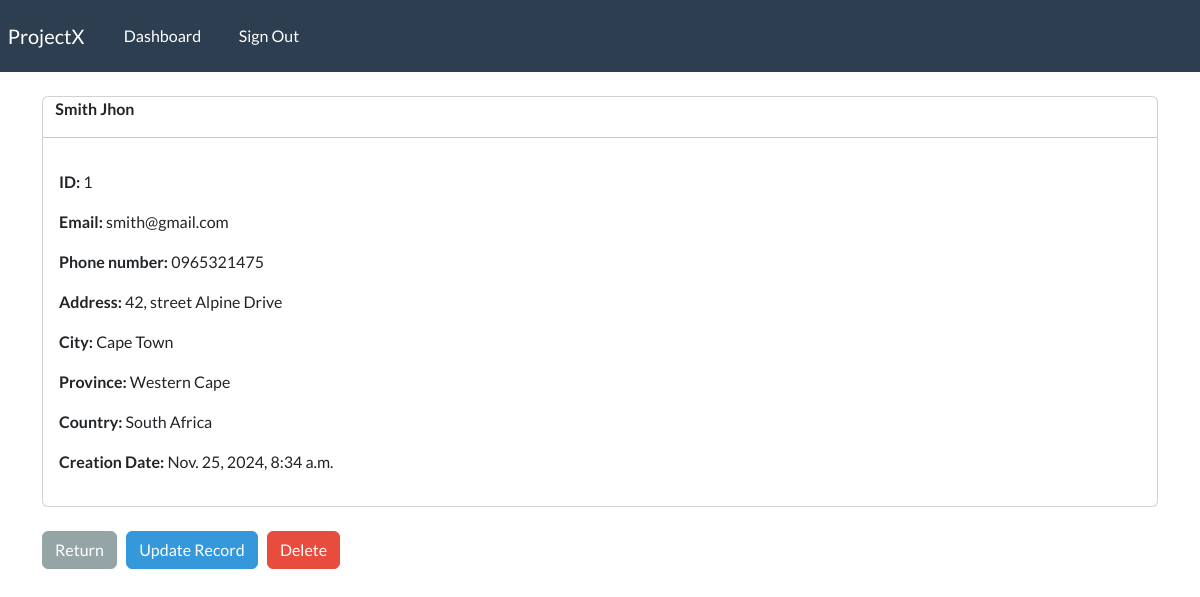
The page /record/1 (signed in) on the database its author committed.
### webapp/models.py (models this page shows, shortened)
class Record(models.Model):
    creation_date = models.DateTimeField(auto_now_add=True)
    first_name = models.CharField(max_length=100)
    last_name = models.CharField(max_length=100)
    email = models.CharField(max_length=100)
    phone = models.CharField(max_length=20)
    address = models.CharField(max_length=300)
    city = models.CharField(max_length=100)
    province = models.CharField(max_length=200)
    country = models.CharField(max_length=200)

### webapp/views.py (the view)
# urls.py: path('record/<int:pk>', views.singular_record, name="record"),
@login_required(login_url='my-login')
def singular_record(request, pk):
   all_records = Record.objects.get(id=pk)
   context = {'record': all_records}
   return render(request, 'webapp/view-record.html', context=context)

### webapp/templates/webapp/view-record.html (shortened to what this page needs)
{% extends 'webapp/base.html' %}
{% block content %}
    <div class="card">
        <strong>
            {{record.last_name}}
            {{record.first_name}}
        </strong>
        <hr>
        <div class="card-body">
            <p> <strong> ID: </strong>  {{record.id}} </p>
            <p> <strong> Email: </strong>  {{record.email}} </p>
            <p> <strong> Phone number: </strong>  {{record.phone}} </p>
            <p> <strong> Address: </strong>  {{record.address}} </p>
            <p> <strong> City: </strong>  {{record.city}} </p>
            <p> <strong> Province: </strong>  {{record.province}} </p>
            <p> <strong> Country: </strong>  {{record.country}} </p>
            <p> <strong> Creation Date: </strong>  {{record.creation_date}} </p>
        </div>
    </div>
    <br>
    <a href="{% url 'dashboard' %}" class="btn btn-secondary"> Return </a>
    <a href="{% url 'update-record' record.id %}" class="btn btn-info"> Update Record </a>
    <a href="{% url ' delete-record' record.id %}" class="btn btn-danger"> Delete </a>
{% endblock %}

### rows shown on the page
Record: last_name "Smith", first_name "Jhon", id "1", email "smith@gmail.com", phone "0965321475", address "42, street Alpine Drive", city "Cape Town", province "Western Cape", country "South Africa", creation_date "Nov. 25, 2024, 8:34 a.m."
